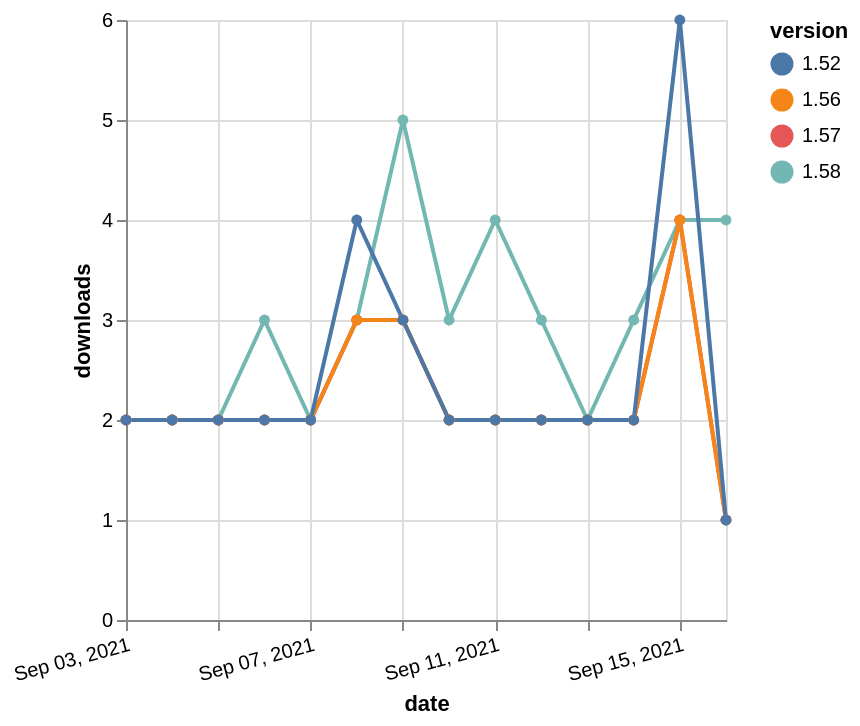

Describe this chart as a Vega-Lite specification.
### Vega-Lite specification from a JSON file in a GitHub repository (floating-point values rounded to 4 significant figures)
{"$schema": "https://vega.github.io/schema/vega-lite/v5.json", "description": "A simple bar chart with embedded data.", "data": {"values": [{"date": "2021-09-03", "total": 3644, "delta": 2, "version": "1.58"}, {"date": "2021-09-04", "total": 3646, "delta": 2, "version": "1.58"}, {"date": "2021-09-05", "total": 3648, "delta": 2, "version": "1.58"}, {"date": "2021-09-06", "total": 3651, "delta": 3, "version": "1.58"}, {"date": "2021-09-07", "total": 3653, "delta": 2, "version": "1.58"}, {"date": "2021-09-08", "total": 3656, "delta": 3, "version": "1.58"}, {"date": "2021-09-09", "total": 3661, "delta": 5, "version": "1.58"}, {"date": "2021-09-10", "total": 3664, "delta": 3, "version": "1.58"}, {"date": "2021-09-11", "total": 3668, "delta": 4, "version": "1.58"}, {"date": "2021-09-12", "total": 3671, "delta": 3, "version": "1.58"}, {"date": "2021-09-13", "total": 3673, "delta": 2, "version": "1.58"}, {"date": "2021-09-14", "total": 3676, "delta": 3, "version": "1.58"}, {"date": "2021-09-15", "total": 3680, "delta": 4, "version": "1.58"}, {"date": "2021-09-16", "total": 3684, "delta": 4, "version": "1.58"}, {"date": "2021-09-03", "total": 2485, "delta": 2, "version": "1.57"}, {"date": "2021-09-04", "total": 2487, "delta": 2, "version": "1.57"}, {"date": "2021-09-05", "total": 2489, "delta": 2, "version": "1.57"}, {"date": "2021-09-06", "total": 2491, "delta": 2, "version": "1.57"}, {"date": "2021-09-07", "total": 2493, "delta": 2, "version": "1.57"}, {"date": "2021-09-08", "total": 2496, "delta": 3, "version": "1.57"}, {"date": "2021-09-09", "total": 2499, "delta": 3, "version": "1.57"}, {"date": "2021-09-10", "total": 2501, "delta": 2, "version": "1.57"}, {"date": "2021-09-11", "total": 2503, "delta": 2, "version": "1.57"}, {"date": "2021-09-12", "total": 2505, "delta": 2, "version": "1.57"}, {"date": "2021-09-13", "total": 2507, "delta": 2, "version": "1.57"}, {"date": "2021-09-14", "total": 2509, "delta": 2, "version": "1.57"}, {"date": "2021-09-15", "total": 2513, "delta": 4, "version": "1.57"}, {"date": "2021-09-16", "total": 2514, "delta": 1, "version": "1.57"}, {"date": "2021-09-03", "total": 2368, "delta": 2, "version": "1.56"}, {"date": "2021-09-04", "total": 2370, "delta": 2, "version": "1.56"}, {"date": "2021-09-05", "total": 2372, "delta": 2, "version": "1.56"}, {"date": "2021-09-06", "total": 2374, "delta": 2, "version": "1.56"}, {"date": "2021-09-07", "total": 2376, "delta": 2, "version": "1.56"}, {"date": "2021-09-08", "total": 2379, "delta": 3, "version": "1.56"}, {"date": "2021-09-09", "total": 2382, "delta": 3, "version": "1.56"}, {"date": "2021-09-10", "total": 2384, "delta": 2, "version": "1.56"}, {"date": "2021-09-11", "total": 2386, "delta": 2, "version": "1.56"}, {"date": "2021-09-12", "total": 2388, "delta": 2, "version": "1.56"}, {"date": "2021-09-13", "total": 2390, "delta": 2, "version": "1.56"}, {"date": "2021-09-14", "total": 2392, "delta": 2, "version": "1.56"}, {"date": "2021-09-15", "total": 2396, "delta": 4, "version": "1.56"}, {"date": "2021-09-16", "total": 2397, "delta": 1, "version": "1.56"}, {"date": "2021-09-03", "total": 3843, "delta": 2, "version": "1.52"}, {"date": "2021-09-04", "total": 3845, "delta": 2, "version": "1.52"}, {"date": "2021-09-05", "total": 3847, "delta": 2, "version": "1.52"}, {"date": "2021-09-06", "total": 3849, "delta": 2, "version": "1.52"}, {"date": "2021-09-07", "total": 3851, "delta": 2, "version": "1.52"}, {"date": "2021-09-08", "total": 3855, "delta": 4, "version": "1.52"}, {"date": "2021-09-09", "total": 3858, "delta": 3, "version": "1.52"}, {"date": "2021-09-10", "total": 3860, "delta": 2, "version": "1.52"}, {"date": "2021-09-11", "total": 3862, "delta": 2, "version": "1.52"}, {"date": "2021-09-12", "total": 3864, "delta": 2, "version": "1.52"}, {"date": "2021-09-13", "total": 3866, "delta": 2, "version": "1.52"}, {"date": "2021-09-14", "total": 3868, "delta": 2, "version": "1.52"}, {"date": "2021-09-15", "total": 3874, "delta": 6, "version": "1.52"}, {"date": "2021-09-16", "total": 3875, "delta": 1, "version": "1.52"}]}, "width": "container", "mark": {"type": "line", "point": {"filled": true}}, "encoding": {"x": {"field": "date", "type": "temporal", "timeUnit": "yearmonthdate", "title": "date", "axis": {"labelAngle": -15}}, "y": {"field": "delta", "type": "quantitative", "title": "downloads"}, "color": {"field": "version", "type": "nominal"}, "tooltip": {"field": "delta"}}}
